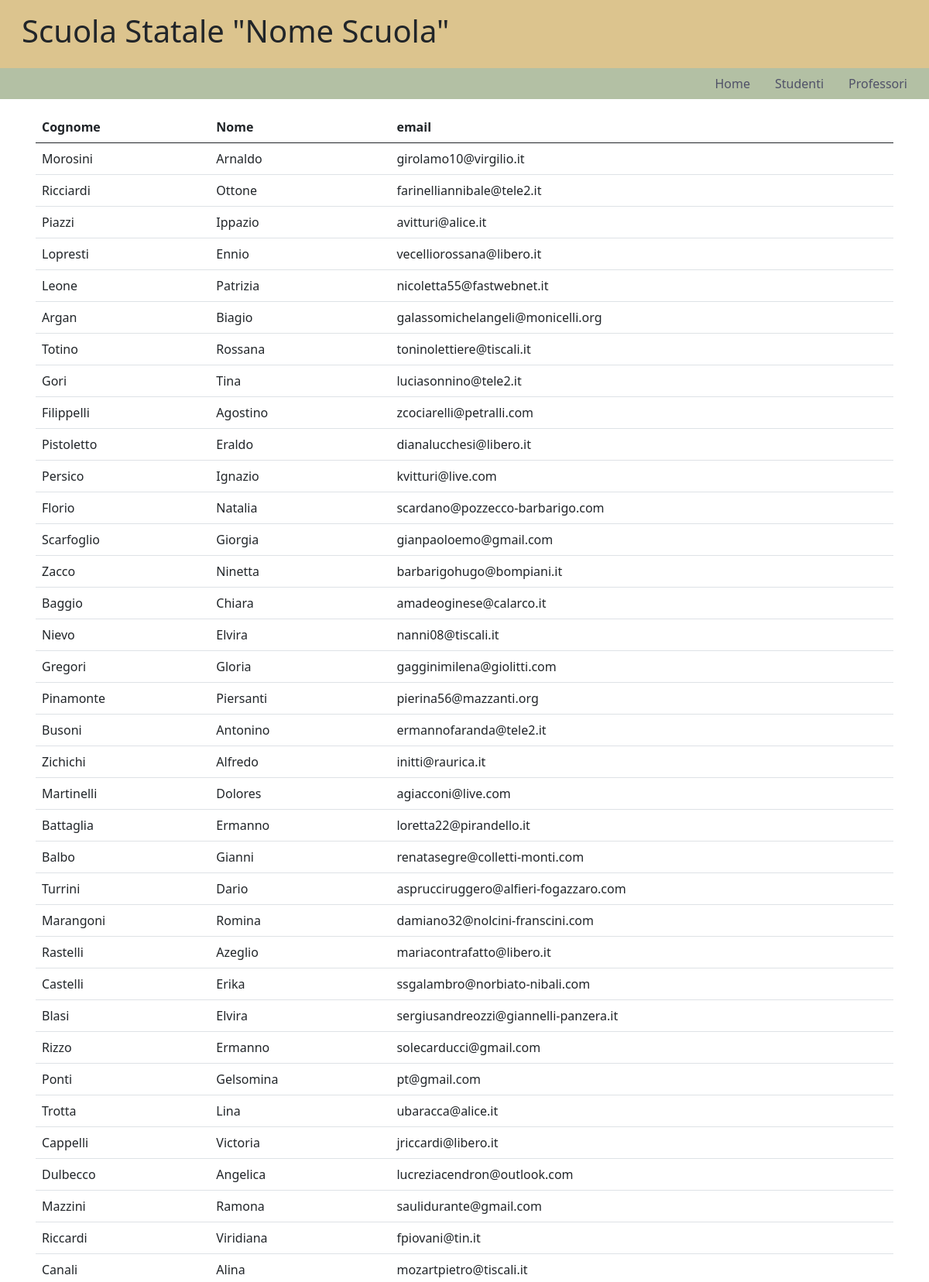
Page /registro_scolastico/studenti (upper part) on the committed database.
### registro_scolastico/models.py (models this page shows, shortened)
class Studente(models.Model):
    nome = models.CharField(max_length=100, verbose_name='nome', help_text='nome dello studente', blank=False, null=True)
    cognome = models.CharField(max_length=100, verbose_name='cognome', help_text='cognome dello studente', blank=False, null=True)
    email = models.EmailField(verbose_name='indirizzo email', help_text='contatto mail dello studente', blank=False, null=True)
    competenze = models.ManyToManyField('registro_scolastico.Materia', related_name='insegnato_a')
    classe = models.ForeignKey('registro_scolastico.Aula', related_name='alunni', on_delete=models.SET_NULL, blank=True, null=True)
    class Meta:
        verbose_name_plural = "Studenti"

### registro_scolastico/views.py (the view)
# urls.py: path('studenti', views.studenti, name='studenti'),
def studenti(request):
    studs = Studente.objects.all()
    context = {'studs': studs}
    return render(request, 'studenti.html', context)

### templates/studenti.html (shortened to what this page needs)
{% extends 'base.html' %}
{% block mybody %}
    <table class="table">
        <thead>
            <tr>
                <th>Cognome</th>
                <th>Nome</th>
                <th>email</th>
            </tr>
        </thead>
        <tbody>
            {% for stud in studs %}
                <tr>
                    <td> {{ stud.cognome }} </td>
                    <td> {{ stud.nome }} </td>
                    <td> {{ stud.email }} </td>
                </tr>
            {% endfor %}
        </tbody>
     </table>
{% endblock %}

### rows in the picture
Studente: cognome "Morosini", nome "Arnaldo", email "girolamo10@virgilio.it"
Studente: cognome "Ricciardi", nome "Ottone", email "farinelliannibale@tele2.it"
Studente: cognome "Piazzi", nome "Ippazio", email "avitturi@alice.it"
Studente: cognome "Lopresti", nome "Ennio", email "vecelliorossana@libero.it"
Studente: cognome "Leone", nome "Patrizia", email "nicoletta55@fastwebnet.it"
Studente: cognome "Argan", nome "Biagio", email "galassomichelangeli@monicelli.org"
Studente: cognome "Totino", nome "Rossana", email "toninolettiere@tiscali.it"
Studente: cognome "Gori", nome "Tina", email "luciasonnino@tele2.it"
Studente: cognome "Filippelli", nome "Agostino", email "zcociarelli@petralli.com"
Studente: cognome "Pistoletto", nome "Eraldo", email "dianalucchesi@libero.it"
Studente: cognome "Persico", nome "Ignazio", email "kvitturi@live.com"
Studente: cognome "Florio", nome "Natalia", email "scardano@pozzecco-barbarigo.com"
Studente: cognome "Scarfoglio", nome "Giorgia", email "gianpaoloemo@gmail.com"
Studente: cognome "Zacco", nome "Ninetta", email "barbarigohugo@bompiani.it"
Studente: cognome "Baggio", nome "Chiara", email "amadeoginese@calarco.it"
Studente: cognome "Nievo", nome "Elvira", email "nanni08@tiscali.it"
Studente: cognome "Gregori", nome "Gloria", email "gagginimilena@giolitti.com"
Studente: cognome "Pinamonte", nome "Piersanti", email "pierina56@mazzanti.org"
Studente: cognome "Busoni", nome "Antonino", email "ermannofaranda@tele2.it"
Studente: cognome "Zichichi", nome "Alfredo", email "initti@raurica.it"
Studente: cognome "Martinelli", nome "Dolores", email "agiacconi@live.com"
Studente: cognome "Battaglia", nome "Ermanno", email "loretta22@pirandello.it"
Studente: cognome "Balbo", nome "Gianni", email "renatasegre@colletti-monti.com"
Studente: cognome "Turrini", nome "Dario", email "asprucciruggero@alfieri-fogazzaro.com"
Studente: cognome "Marangoni", nome "Romina", email "damiano32@nolcini-franscini.com"
Studente: cognome "Rastelli", nome "Azeglio", email "mariacontrafatto@libero.it"
Studente: cognome "Castelli", nome "Erika", email "ssgalambro@norbiato-nibali.com"
Studente: cognome "Blasi", nome "Elvira", email "sergiusandreozzi@giannelli-panzera.it"
Studente: cognome "Rizzo", nome "Ermanno", email "solecarducci@gmail.com"
Studente: cognome "Ponti", nome "Gelsomina", email "pt@gmail.com"
Studente: cognome "Trotta", nome "Lina", email "ubaracca@alice.it"
Studente: cognome "Cappelli", nome "Victoria", email "jriccardi@libero.it"
Studente: cognome "Dulbecco", nome "Angelica", email "lucreziacendron@outlook.com"
Studente: cognome "Mazzini", nome "Ramona", email "saulidurante@gmail.com"
Studente: cognome "Riccardi", nome "Viridiana", email "fpiovani@tin.it"
Studente: cognome "Canali", nome "Alina", email "mozartpietro@tiscali.it"
